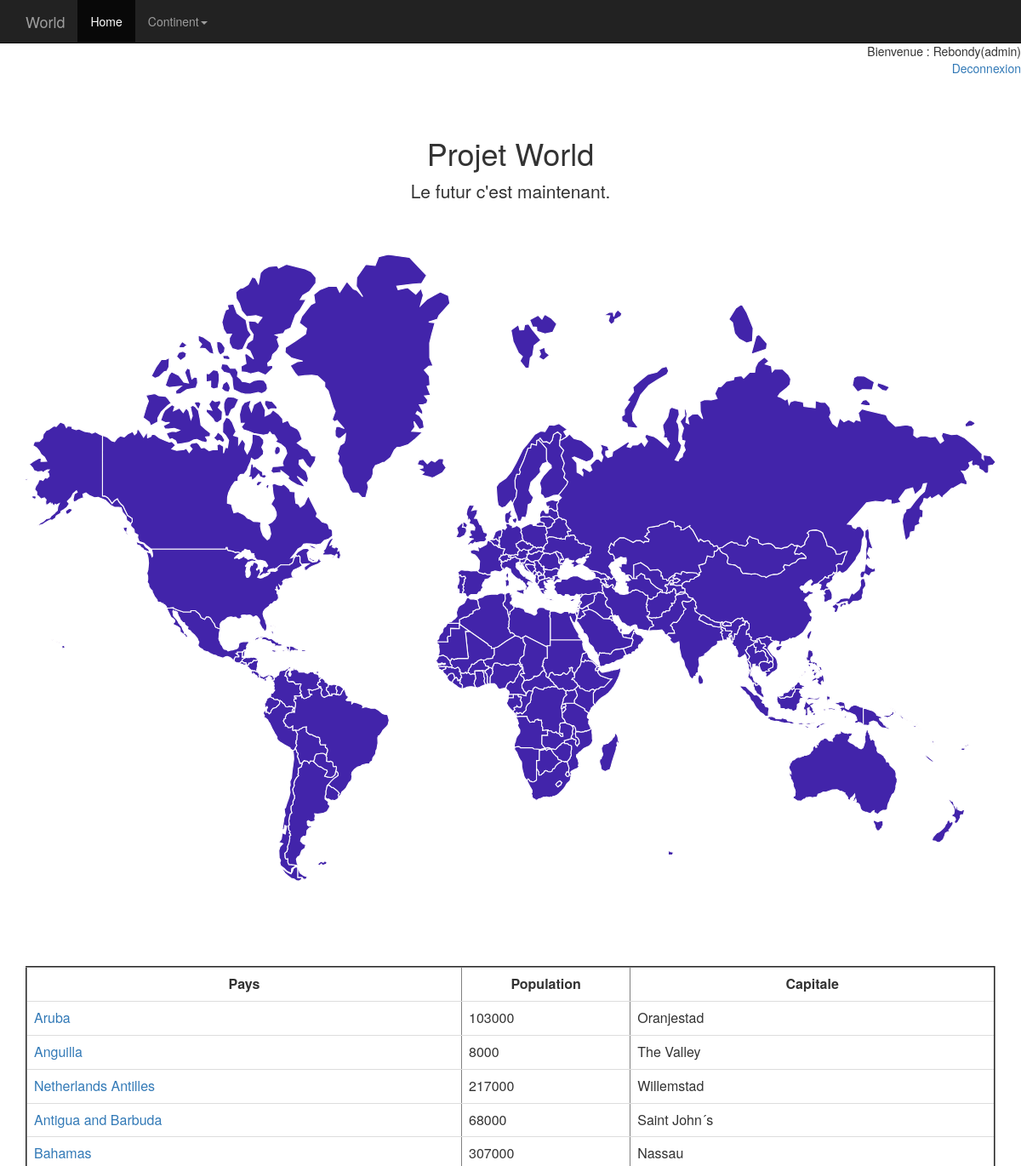
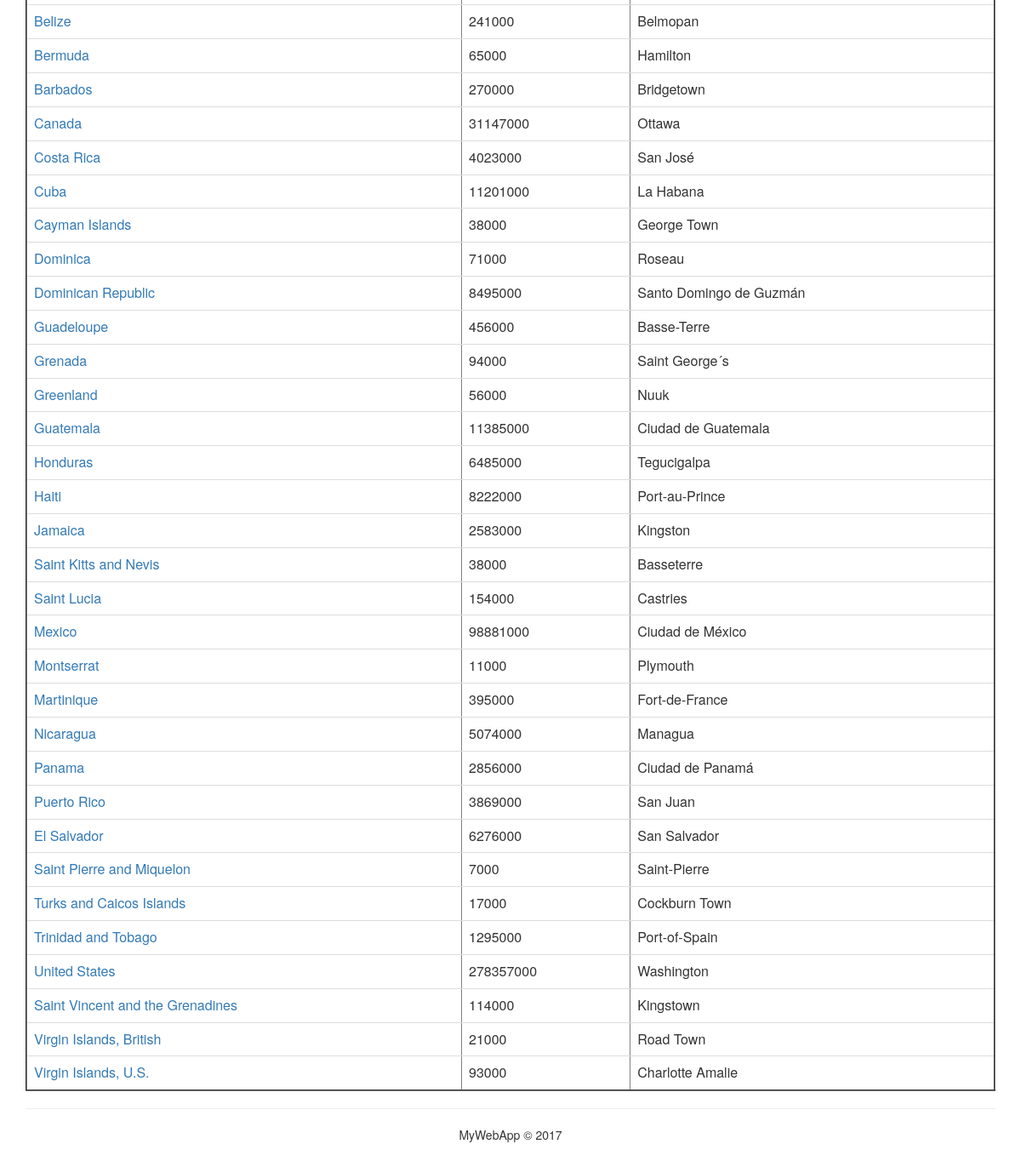
The app's page /index.php?continent=North America (signed in) with its own data (2 pictures, top to bottom).
### tables this page shows
CREATE TABLE `Country` (
  `id` int(11) NOT NULL,
  `Code` char(3) DEFAULT NULL,
  `Name` char(52) NOT NULL DEFAULT '',
  `Continent` enum('Asia','Europe','North America','Africa','Oceania','Antarctica','South America') NOT NULL DEFAULT 'Asia',
  `Region` char(26) NOT NULL DEFAULT '',
  `SurfaceArea` float(10,2) NOT NULL DEFAULT '0.00',
  `IndepYear` smallint(6) DEFAULT NULL,
  `Population` int(11) NOT NULL DEFAULT '0',
  `LifeExpectancy` float(3,1) DEFAULT NULL,
  `GNP` float(10,2) DEFAULT NULL,
  `GNPOld` float(10,2) DEFAULT NULL,
  `LocalName` char(45) NOT NULL DEFAULT '',
  `GovernmentForm` char(45) NOT NULL DEFAULT '',
  `HeadOfState` char(60) DEFAULT NULL,
  `Capital` int(11) DEFAULT NULL,
  `Code2` char(2) NOT NULL DEFAULT ''
);

### inc/manager-db.php (called while the page is built, shortened)
<?php
require_once 'connect-db.php';
function getCountries($continent = null) {
   global $pdo;
   if (!$continent) :
     $query = 'SELECT * FROM Country;';
     return $pdo->query($query)->fetchAll();
   else :
     $query = 'SELECT * FROM Country WHERE Continent = :continent;';
     $prep = $pdo->prepare($query);
     $prep->bindValue(':continent', $continent, PDO::PARAM_STR);
     $prep->execute();
     return $prep->fetchAll();
   endif;
}
function getCapital($id){
  global $pdo;
  $query='SELECT `Name` FROM `City` WHERE id=:id';
  $prep=$pdo->prepare($query);
  $prep->bindValue(':id',$id, PDO::PARAM_STR);
  $prep->execute();
  return $prep->fetch();
}
?>

### index.php (the view, shortened to what this page needs)
<?php
  require_once('inc/manager-db.php');
  if (isset($_SESSION['nom']) && isset($_SESSION['role'])){
    echo "<p style=text-align:right;>Bienvenue : ".$_SESSION['nom']."(".$_SESSION['role'].")";
    echo "<br><a href='./logout.php'>Deconnexion</a>";
  }
  else
    header ('location: authentification.php');
?>
<?php require_once 'header.php';
require_once 'inc/manager-db.php';
  $lesPays=getCountries();
?>
<div class="container">
  <div class="starter-template">
    <h1>Projet World</h1>
    <p class="lead">Le futur c'est maintenant.</p>
  </div>
  <div class="map" id="map">
    <div class="map__image">
    </div>
    <br/>
    <br/>
    <br/>
    <div>
      <?php
      if(isset($_GET['continent'])){
        $continent=$_GET['continent'];
        $lesPays=getCountries($continent);
      }
      ?>
      <br><br>
      <table border="2px" class="table">
        <th> Pays </th>
        <th> Population </th>
        <th> Capitale </th>
        <?php foreach($lesPays as $pays):?>
          <?php
          if(getCapital($pays->Capital)!=NULL){
            $city=getCapital($pays->Capital);
            $capitalName=$city->Name;
          }
          else{
            $capitalName="NIA";
          }
          ?>
          <tr>
            <td><a href="pays.php?Name=<?php echo $pays->Name?>"><?php echo ($pays->Name); ?></a> </td>
            <td> <?php echo($pays->Population); ?> </td>
            <td> <?php echo($capitalName); ?></td>
          </tr>
        <?php endforeach;?>
      </table>
    </div>
  </div>
  <?php require_once 'footer.php'; ?>

### css/custom.css (style rules this page uses)
body { padding-top: 50px; }
.starter-template { padding: 40px 15px; text-align: center; }
th { text-align: center; }
.map__image { width: 100%; }

### records on screen
country: Name "Aruba", Population "103000", capitalName "Oranjestad"
country: Name "Anguilla", Population "8000", capitalName "The Valley"
country: Name "Netherlands Antilles", Population "217000", capitalName "Willemstad"
country: Name "Antigua and Barbuda", Population "68000", capitalName "Saint John´s"
country: Name "Bahamas", Population "307000", capitalName "Nassau"
country: Name "Belize", Population "241000", capitalName "Belmopan"
country: Name "Bermuda", Population "65000", capitalName "Hamilton"
country: Name "Barbados", Population "270000", capitalName "Bridgetown"
country: Name "Canada", Population "31147000", capitalName "Ottawa"
country: Name "Costa Rica", Population "4023000", capitalName "San José"
country: Name "Cuba", Population "11201000", capitalName "La Habana"
country: Name "Cayman Islands", Population "38000", capitalName "George Town"
country: Name "Dominica", Population "71000", capitalName "Roseau"
country: Name "Dominican Republic", Population "8495000", capitalName "Santo Domingo de Guzmán"
country: Name "Guadeloupe", Population "456000", capitalName "Basse-Terre"
country: Name "Grenada", Population "94000", capitalName "Saint George´s"
country: Name "Greenland", Population "56000", capitalName "Nuuk"
country: Name "Guatemala", Population "11385000", capitalName "Ciudad de Guatemala"
country: Name "Honduras", Population "6485000", capitalName "Tegucigalpa"
country: Name "Haiti", Population "8222000", capitalName "Port-au-Prince"
country: Name "Jamaica", Population "2583000", capitalName "Kingston"
country: Name "Saint Kitts and Nevis", Population "38000", capitalName "Basseterre"
country: Name "Saint Lucia", Population "154000", capitalName "Castries"
country: Name "Mexico", Population "98881000", capitalName "Ciudad de México"
country: Name "Montserrat", Population "11000", capitalName "Plymouth"
country: Name "Martinique", Population "395000", capitalName "Fort-de-France"
country: Name "Nicaragua", Population "5074000", capitalName "Managua"
country: Name "Panama", Population "2856000", capitalName "Ciudad de Panamá"
country: Name "Puerto Rico", Population "3869000", capitalName "San Juan"
country: Name "El Salvador", Population "6276000", capitalName "San Salvador"
country: Name "Saint Pierre and Miquelon", Population "7000", capitalName "Saint-Pierre"
country: Name "Turks and Caicos Islands", Population "17000", capitalName "Cockburn Town"
country: Name "Trinidad and Tobago", Population "1295000", capitalName "Port-of-Spain"
country: Name "United States", Population "278357000", capitalName "Washington"
country: Name "Saint Vincent and the Grenadines", Population "114000", capitalName "Kingstown"
country: Name "Virgin Islands, British", Population "21000", capitalName "Road Town"
country: Name "Virgin Islands, U.S.", Population "93000", capitalName "Charlotte Amalie"

### other values on screen
$_SESSION['nom'] "Rebondy"
$_SESSION['role'] "admin"
